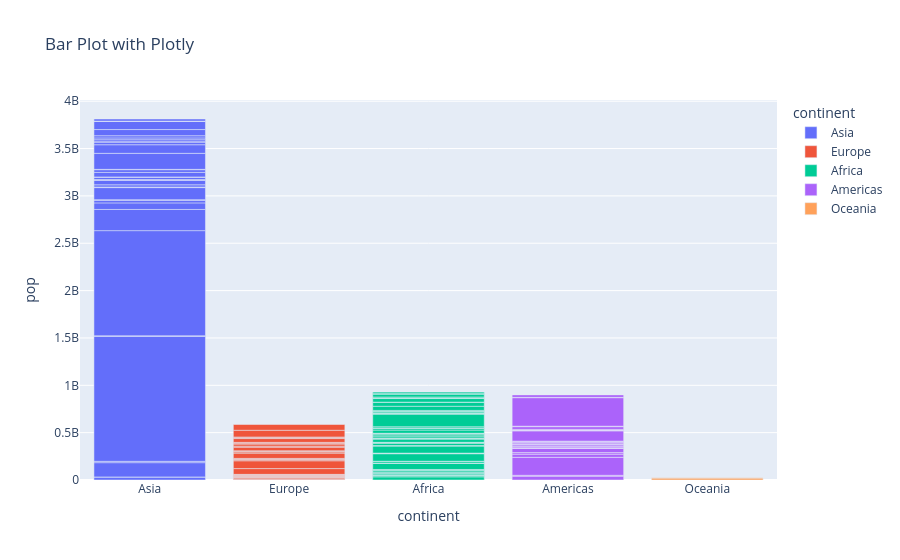

Here is the notebook cell this chart was saved with:
### Code cell
import plotly.express as px

df = px.data.gapminder().query("year == 2007")
fig = px.bar(df, x='continent', y='pop', color='continent', title='Bar Plot with Plotly')
fig.show()

### Figure 1 — Plotly figure (JSON) as saved in the notebook; plotly's stock layout.template omitted (floating-point values rounded to 4 significant figures)
{"data": [{"alignmentgroup": "True", "hovertemplate": "continent=%{x}<br>pop=%{y}<extra></extra>", "legendgroup": "Asia", "marker": {"color": "#636efa", "pattern": {"shape": ""}}, "name": "Asia", "offsetgroup": "Asia", "orientation": "v", "showlegend": true, "textposition": "auto", "type": "bar", "x": ["Asia", "Asia", "Asia", "Asia", "Asia", "Asia", "Asia", "Asia", "Asia", "Asia", "Asia", "Asia", "Asia", "Asia", "Asia", "Asia", "Asia", "Asia", "Asia", "Asia", "Asia", "Asia", "Asia", "Asia", "Asia", "Asia", "Asia", "Asia", "Asia", "Asia", "Asia", "Asia", "Asia"], "xaxis": "x", "y": [31889923, 708573, 150448339, 14131858, 1318683096, 6980412, 1110396331, 223547000, 69453570, 27499638, 6426679, 127467972, 6053193, 23301725, 49044790, 2505559, 3921278, 24821286, 2874127, 47761980, 28901790, 3204897, 169270617, 91077287, 27601038, 4553009, 20378239, 19314747, 23174294, 65068149, 85262356, 4018332, 22211743], "yaxis": "y"}, {"alignmentgroup": "True", "hovertemplate": "continent=%{x}<br>pop=%{y}<extra></extra>", "legendgroup": "Europe", "marker": {"color": "#EF553B", "pattern": {"shape": ""}}, "name": "Europe", "offsetgroup": "Europe", "orientation": "v", "showlegend": true, "textposition": "auto", "type": "bar", "x": ["Europe", "Europe", "Europe", "Europe", "Europe", "Europe", "Europe", "Europe", "Europe", "Europe", "Europe", "Europe", "Europe", "Europe", "Europe", "Europe", "Europe", "Europe", "Europe", "Europe", "Europe", "Europe", "Europe", "Europe", "Europe", "Europe", "Europe", "Europe", "Europe", "Europe"], "xaxis": "x", "y": [3600523, 8199783, 10392226, 4552198, 7322858, 4493312, 10228744, 5468120, 5238460, 61083916, 82400996, 10706290, 9956108, 301931, 4109086, 58147733, 684736, 16570613, 4627926, 38518241, 10642836, 22276056, 10150265, 5447502, 2009245, 40448191, 9031088, 7554661, 71158647, 60776238], "yaxis": "y"}, {"alignmentgroup": "True", "hovertemplate": "continent=%{x}<br>pop=%{y}<extra></extra>", "legendgroup": "Africa", "marker": {"color": "#00cc96", "pattern": {"shape": ""}}, "name": "Africa", "offsetgroup": "Africa", "orientation": "v", "showlegend": true, "textposition": "auto", "type": "bar", "x": ["Africa", "Africa", "Africa", "Africa", "Africa", "Africa", "Africa", "Africa", "Africa", "Africa", "Africa", "Africa", "Africa", "Africa", "Africa", "Africa", "Africa", "Africa", "Africa", "Africa", "Africa", "Africa", "Africa", "Africa", "Africa", "Africa", "Africa", "Africa", "Africa", "Africa", "Africa", "Africa", "Africa", "Africa", "Africa", "Africa", "Africa", "Africa", "Africa", "Africa", "Africa", "Africa", "Africa", "Africa", "Africa", "Africa", "Africa", "Africa", "Africa", "Africa", "Africa", "Africa"], "xaxis": "x", "y": [33333216, 12420476, 8078314, 1639131, 14326203, 8390505, 17696293, 4369038, 10238807, 710960, 64606759, 3800610, 18013409, 496374, 80264543, 551201, 4906585, 76511887, 1454867, 1688359, 22873338, 9947814, 1472041, 35610177, 2012649, 3193942, 6036914, 19167654, 13327079, 12031795, 3270065, 1250882, 33757175, 19951656, 2055080, 12894865, 135031164, 798094, 8860588, 199579, 12267493, 6144562, 9118773, 43997828, 42292929, 1133066, 38139640, 5701579, 10276158, 29170398, 11746035, 12311143], "yaxis": "y"}, {"alignmentgroup": "True", "hovertemplate": "continent=%{x}<br>pop=%{y}<extra></extra>", "legendgroup": "Americas", "marker": {"color": "#ab63fa", "pattern": {"shape": ""}}, "name": "Americas", "offsetgroup": "Americas", "orientation": "v", "showlegend": true, "textposition": "auto", "type": "bar", "x": ["Americas", "Americas", "Americas", "Americas", "Americas", "Americas", "Americas", "Americas", "Americas", "Americas", "Americas", "Americas", "Americas", "Americas", "Americas", "Americas", "Americas", "Americas", "Americas", "Americas", "Americas", "Americas", "Americas", "Americas", "Americas"], "xaxis": "x", "y": [40301927, 9119152, 190010647, 33390141, 16284741, 44227550, 4133884, 11416987, 9319622, 13755680, 6939688, 12572928, 8502814, 7483763, 2780132, 108700891, 5675356, 3242173, 6667147, 28674757, 3942491, 1056608, 301139947, 3447496, 26084662], "yaxis": "y"}, {"alignmentgroup": "True", "hovertemplate": "continent=%{x}<br>pop=%{y}<extra></extra>", "legendgroup": "Oceania", "marker": {"color": "#FFA15A", "pattern": {"shape": ""}}, "name": "Oceania", "offsetgroup": "Oceania", "orientation": "v", "showlegend": true, "textposition": "auto", "type": "bar", "x": ["Oceania", "Oceania"], "xaxis": "x", "y": [20434176, 4115771], "yaxis": "y"}], "layout": {"barmode": "relative", "legend": {"title": {"text": "continent"}, "tracegroupgap": 0}, "title": {"text": "Bar Plot with Plotly"}, "xaxis": {"anchor": "y", "categoryarray": ["Asia", "Europe", "Africa", "Americas", "Oceania"], "categoryorder": "array", "domain": [0, 1], "title": {"text": "continent"}}, "yaxis": {"anchor": "x", "domain": [0, 1], "title": {"text": "pop"}}}}
